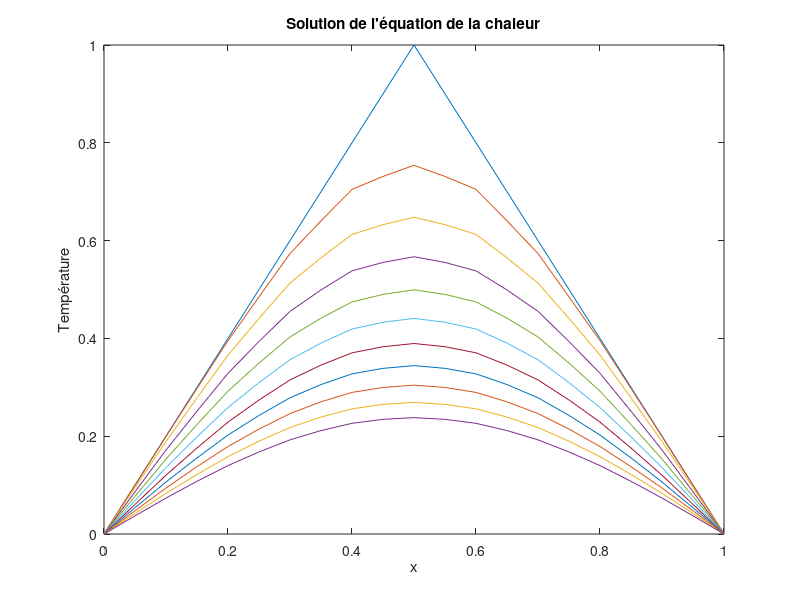

Source code (MATLAB):
clc;
clear variables;
close all;


%%% Init variables
%Espace
L = 1;
h = 0.05;
x = 0:h:L;
n = length(x);
%Temps
tmax = 0.13; 
tau = 0.00124;
t = 0:tau:tmax;
m = length(t);
%%%


%Matrice M
r = tau/(h*h);
M = spdiags([r*ones(n,1) ones(n,1)-2*r*ones(n,1) r*ones(n,1)],-1:1,n,n);


%Matrice F0
F = 1 - abs(2*x -1)'; %%F(x,0)


plot(x,F)

count = 0;
for i = t
   F = M*F;
   F(1) = 0;
   F(length(F)) = 0;
   count = count + 1;
   if (mod(count,10)==0)
       hold on 
       plot(x,F);
   end
   
end

title('Solution de l''équation de la chaleur')
xlabel('x')
ylabel('Température')

